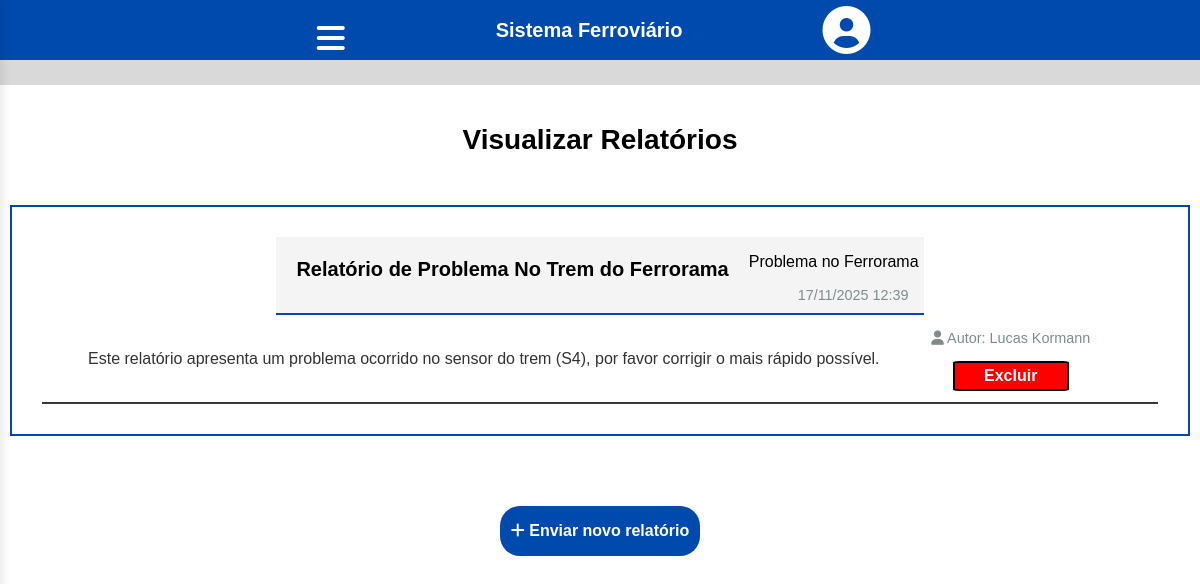
Screenshot of /visualizar_relatorios.php (signed in) with the database file from the repository.
### tables this page shows
CREATE TABLE relatorios(
  id_relatorio INT NOT NULL PRIMARY KEY AUTO_INCREMENT,
  nome_relatorio VARCHAR(255) NOT NULL,
  conteudo_relatorio TEXT NOT NULL,
  tipo_relatorio ENUM('bug_sistema', 'problema_ferrorama') NOT NULL DEFAULT 'problema_ferrorama',
  data_relatorio TIMESTAMP DEFAULT CURRENT_TIMESTAMP,
  autor_relatorio INT NOT NULL,
  FOREIGN KEY (autor_relatorio) REFERENCES usuarios(id_usuario)
);

CREATE TABLE usuarios(
  id_usuario INT NOT NULL PRIMARY KEY AUTO_INCREMENT,
  nome_funcionario VARCHAR(120) NOT NULL,
  nome_usuario VARCHAR(120) NOT NULL,
  email_usuario VARCHAR(255) NOT NULL UNIQUE,
  data_nascimento DATE NOT NULL,
  senha_usuario VARCHAR(255) NOT NULL,
  telefone_usuario VARCHAR(15) NOT NULL,
  cpf_usuario VARCHAR(14) NOT NULL UNIQUE,
  administrador BOOLEAN NOT NULL DEFAULT FALSE,
  cep_usuario VARCHAR (9) NOT NULL,
  logradouro_usuario VARCHAR(255) NOT NULL,
  bairro_usuario VARCHAR(255) NOT NULL,
  cidade_usuario VARCHAR(255) NOT NULL,
  uf_usuario VARCHAR(255) NOT NULL,
  foto_perfil VARCHAR(255) DEFAULT 'default.jpg'
);

### public/visualizar_relatorios.php (the view, shortened to what this page needs)
   <?php
        include("../includes/painel_completo.php");
        include("../includes/conexao.php");
        try {
    $sql_relatorios = "SELECT r.*, u.nome_funcionario
                       FROM relatorios r
                       INNER JOIN usuarios u ON r.autor_relatorio = u.id_usuario
                       ORDER BY r.data_relatorio DESC";
    $stmt = $conn->prepare($sql_relatorios);
    $stmt->execute();
    $relatorios = $stmt->fetchAll(PDO::FETCH_ASSOC);
} catch (PDOException $e) {
    $msg = "Erro ao carregar relatórios: " . $e->getMessage();
    $relatorios = [];
}
    ?>
<!DOCTYPE html>
<html lang="en">
<head>
    <link rel="stylesheet" href="../css/style.css">
    <link rel="stylesheet" href="https://cdnjs.cloudflare.com/ajax/libs/font-awesome/6.0.0/css/all.min.css">
</head>
<body>
    <header>
        <div id="header">
            <button class="menu">
                <i class="fas fa-bars fa-2x" style="color: white;"></i>
            </button>
            <h3 class="titulo">Sistema Ferroviário </h3>
            <a class="perfil" href="../public/tela_usuario.php">
                <i class="fas fa-user-circle fa-3x" style="color: white;"></i>
            </a>
        </div>
    </header>
    <div class="espacamento"></div>
    <div class="dashboard">
        <h1>Visualizar Relatórios</h1>
    </div>
            <div class="relatorios-container">
            <?php if (!empty($relatorios)): ?>
    <?php foreach($relatorios as $relatorio): ?>
        <div class="relatorio-container">
            <div class="relatorio-header">
                <h3 style="color: black;"><?php echo htmlspecialchars($relatorio['nome_relatorio']); ?></h3>
                <div style="display: flex; flex-direction: column; align-items: flex-end;">
                    <span class="relatorio-tipo">
                        <?php
                        if ($relatorio['tipo_relatorio'] == 'bug_sistema') {
                            echo "<p class 'bug-sistema'>Bug do Sistema</p>";
                        } else {
                            echo "<p class 'problema-ferrorama'>Problema no Ferrorama</p>";
                        }
                        ?>
                    </span>
                    <span class="relatorio-date">
                        <?php echo date('d/m/Y H:i', strtotime($relatorio['data_relatorio'])); ?>
                    </span>
                </div>
            </div>
            <div class="relatorio-content">
                <p class="conteudo-relatorio"><?php echo nl2br(htmlspecialchars($relatorio['conteudo_relatorio'])); ?></p>
            </div>
            <div class="relatorio-footer">
                <span class="relatorio-author">
                    <i class="fas fa-user"></i>
                    Autor: <?php echo htmlspecialchars($relatorio['nome_funcionario']); ?>
                    <?php echo "<button class='delete' onclick=\"if(confirm('Tem certeza?')) window.location.href='deletar_relatorio.php?id=" . $relatorio['id_relatorio'] . "'\">Excluir</button>"; ?>
                </span>
            </div>
        </div>
    <?php endforeach; ?>
            <?php endif; ?>
        </div>
    <div class="container">
        <button type="button" onclick="window.location.href='enviar_relatorio.php'" class="btn">
            <i class="fas fa-plus"></i> Enviar novo relatório
        </button>
    </div>
</body>
</html>

### css/style.css (style rules this page uses)
body { margin: 0px; font-family: system-ui, -apple-system, BlinkMacSystemFont, 'Segoe UI', Roboto, Oxygen, Ubuntu, Cantarell, 'Open Sans', 'Helvetica Neue', sans-serif; }
h3 { font-size: 20px; color: white; text-align: center; border: 0px; margin: 0px; padding: 15px; }
.espacamento { background-color: #d9d9d9; height: 25px; }
h1 { font-size: 28px; text-align: center; }
.container { display: flex; flex-direction: row; justify-content: center; align-items: center; }
.btn { margin-top: 60px; text-align: center; background-color: #004aad; color: white; border: none; width: 200px; height: 50px; border-radius: 20px; }
#header { background-color: #004aad; height: 60px; margin: 0px; border: 0px; display: flex; text-align: center !important; align-items: center !important; justify-content: center !important; gap: 20px; }
.menu { background-color: transparent; border: #004aad; width: 50px !important; }
.perfil { background-color: transparent; border: #004aad; margin: 0px; margin-right: 2%; }
.titulo { padding-left: 10%; padding-right: 10%; text-align: center !important; align-items: center !important; justify-content: center !important; }
.dashboard { align-items: center; justify-content: center; background-color: white; }
button { background-color: #004aad; margin-top: 15px; font-weight: bold; color: rgb(255, 255, 255); border: none; border-radius: 5px; cursor: pointer; font-size: 16px; width: 100%; transition: background-color 0.3s ease; }
.relatorio-container { align-items: center !important; display: flex !important; flex-direction: row !important; flex-wrap: wrap !important; justify-content: center !important; margin: 30px !important; }
.dashboard { padding: 20px; }
.relatorios-container { max-width: 1200px; margin: 10px; border: #004AAD 2px solid; }
.relatorio-header { background-color: #f4f4f4; display: flex; justify-content: space-between; align-items: center; margin-bottom: 15px; border-bottom: 1px solid #eee; padding-bottom: 10px; border-bottom: #004AAD 2px solid; }
.relatorio-header h3 { margin: 5px; border: 5px; color:rgb(0, 0, 0); flex: 1; }
.relatorio-date { color: #7f8c8d; font-size: 0.9em; margin-right: 15px; }
.conteudo-relatorio { margin-left: 15px; }
.relatorio-content { margin-bottom: 15px; line-height: 1.6; color: #333; }
.relatorio-footer { display: flex; justify-content: space-between; align-items: center; font-size: 0.9em; color: #7f8c8d; margin-left: 15px; }
.relatorio-author { margin-bottom: 10px; }

### public/visualizar_relatorios.php (style rules this page uses)
body { font-family: Arial, sans-serif; background-color:rgb(255, 255, 255); margin: 0; padding: 0; }
.dashboard { padding: 20px; }
.relatorios-container { max-width: 1200px; margin: 10px; border: #004AAD 2px solid; }
.relatorio-container { border-bottom:rgb(52, 58, 66) 2px solid; }
.relatorio-header { background-color: #f4f4f4; display: flex; justify-content: space-between; align-items: center; margin-bottom: 15px; border-bottom: 1px solid #eee; padding-bottom: 10px; border-bottom: #004AAD 2px solid; }
.relatorio-header h3 { margin: 5px; border: 5px; color:rgb(0, 0, 0); flex: 1; }
.relatorio-date { color: #7f8c8d; font-size: 0.9em; margin-right: 15px; }
.conteudo-relatorio { margin-left: 15px; }
.relatorio-content { margin-bottom: 15px; line-height: 1.6; color: #333; }
.relatorio-footer { display: flex; justify-content: space-between; align-items: center; font-size: 0.9em; color: #7f8c8d; margin-left: 15px; }
.relatorio-author { margin-bottom: 10px; text-align: center; }
button { background: none; border: none; cursor: pointer; }
a { text-decoration: none; }
.delete { background-color: red; color: white; width: 50%; border-radius: 5%; height: 30px; border: black 2px solid; }
.relatorio-tipo { margin-right: 5px }

### rows the page displays
relatorios: nome_relatorio "Relatório de Problema No Trem do Ferrorama", shows "Problema no Ferrorama", data_relatorio "17/11/2025 12:39", conteudo_relatorio "Este relatório apresenta um problema ocorrido no sensor do trem (S4), por favor corrigir o mais rápido possível.", autor_relatorio.nome_funcionario "Lucas Kormann"
